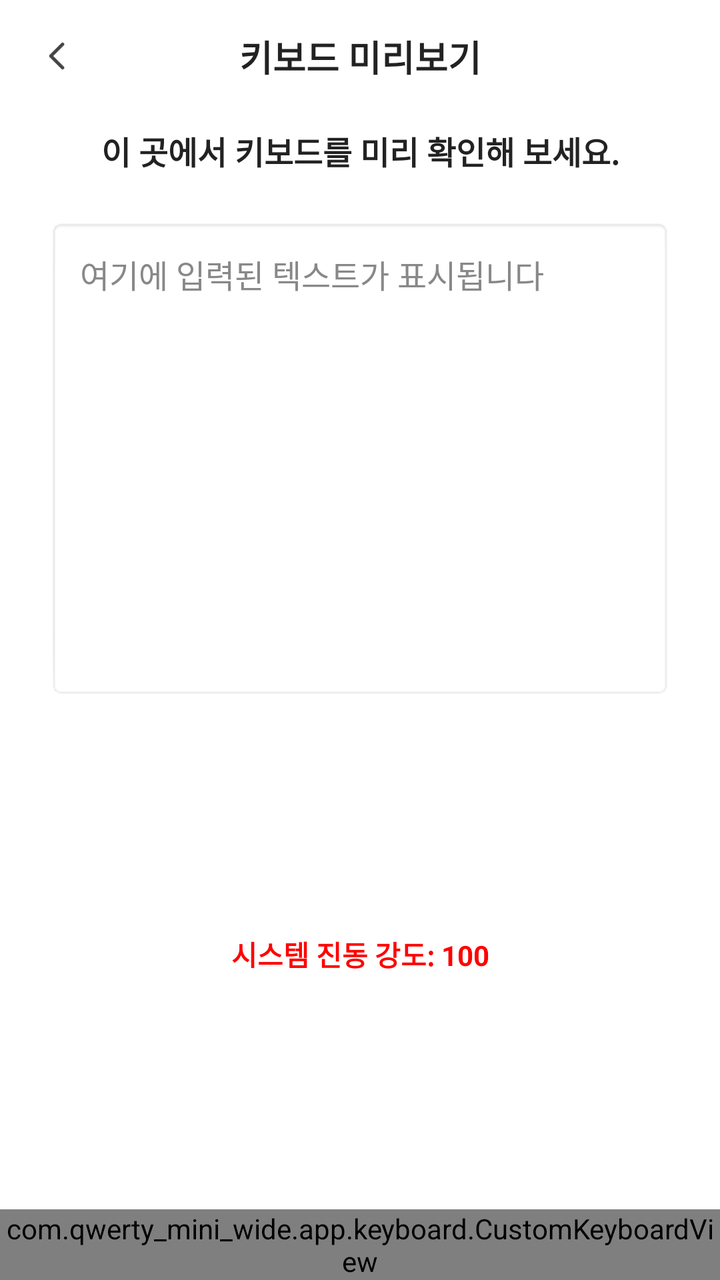
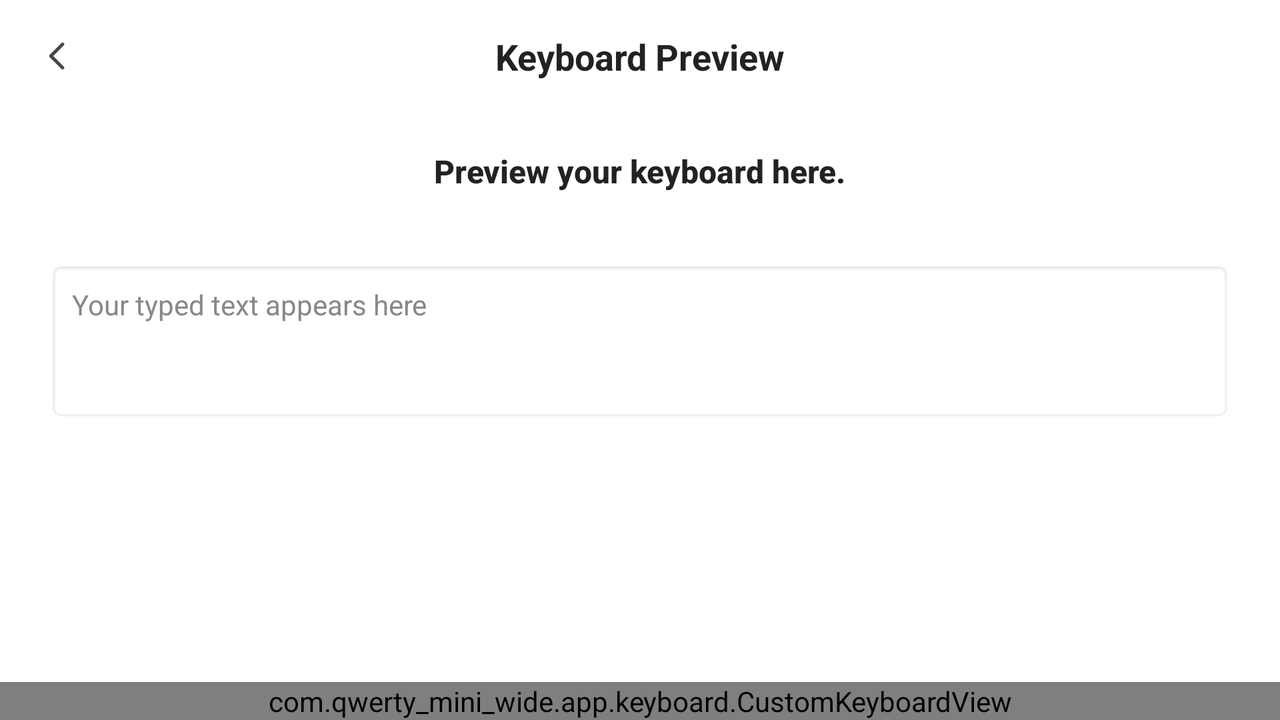

An Android layout and its configuration variant, each rendered on a device that would load it. The default file and the variant file are quoted in full after the pictures.
<!-- AndroidManifest.xml: application theme Theme.QWERTY_mini_wide -->
<!-- res/layout/view_customkeyboard.xml -->
<?xml version="1.0" encoding="utf-8"?>
<androidx.constraintlayout.widget.ConstraintLayout xmlns:android="http://schemas.android.com/apk/res/android"
    xmlns:app="http://schemas.android.com/apk/res-auto"
    xmlns:tools="http://schemas.android.com/tools"
    android:layout_width="match_parent"
    android:layout_height="match_parent"
    android:background="@color/white">

    <TextView
        android:id="@+id/textView"
        android:layout_width="wrap_content"
        android:layout_height="wrap_content"
        android:text="키보드 미리보기"
        android:textColor="@color/textPrimary"
        android:textSize="18sp"
        android:textStyle="bold"
        app:layout_constraintBottom_toBottomOf="@+id/btnBack"
        app:layout_constraintEnd_toEndOf="parent"
        app:layout_constraintStart_toStartOf="parent"
        app:layout_constraintTop_toTopOf="@+id/btnBack" />

    <TextView
        android:id="@+id/textView3"
        android:layout_width="wrap_content"
        android:layout_height="wrap_content"
        android:fontFamily="sans-serif-medium"
        android:text="이 곳에서 키보드를 미리 확인해 보세요."
        android:textColor="@color/textPrimary"
        android:textSize="16sp"
        android:textStyle="bold"
        app:layout_constraintBottom_toTopOf="@+id/inputField"
        app:layout_constraintEnd_toEndOf="parent"
        app:layout_constraintStart_toStartOf="parent"
        app:layout_constraintTop_toBottomOf="@+id/textView" />

    <EditText
        android:id="@+id/inputField"
        android:layout_width="0dp"
        android:layout_height="240dp"
        android:layout_marginStart="24dp"
        android:layout_marginEnd="24dp"
        android:background="@android:drawable/editbox_background"
        android:gravity="top|start"
        android:hint="여기에 입력된 텍스트가 표시됩니다"
        android:inputType="textMultiLine"
        android:padding="16dp"
        android:textColor="@color/textPrimary"
        android:textColorHint="@color/key_text_secondary"
        android:textSize="16sp"
        app:layout_constraintBottom_toTopOf="@+id/vibrationIntensityText"
        app:layout_constraintEnd_toEndOf="parent"
        app:layout_constraintStart_toStartOf="parent"
        app:layout_constraintTop_toTopOf="parent" />
    
    <TextView
        android:id="@+id/vibrationIntensityText"
        android:layout_width="wrap_content"
        android:layout_height="wrap_content"
        android:layout_marginTop="8dp"
        android:layout_marginBottom="8dp"
        android:text="시스템 진동 강도: 100"
        android:textColor="#FF0000"
        android:textSize="14sp"
        android:textStyle="bold"
        app:layout_constraintBottom_toTopOf="@+id/customKeyboard"
        app:layout_constraintEnd_toEndOf="parent"
        app:layout_constraintStart_toStartOf="parent"
        app:layout_constraintTop_toBottomOf="@+id/inputField" />

    <ImageButton
        android:id="@+id/btnBack"
        android:layout_width="24dp"
        android:layout_height="24dp"
        android:layout_marginStart="16dp"
        android:layout_marginTop="16dp"
        android:background="?attr/selectableItemBackgroundBorderless"
        android:contentDescription="@string/back"
        android:scaleType="fitXY"
        android:src="@drawable/ic_arrow_back"
        app:layout_constraintStart_toStartOf="parent"
        app:layout_constraintTop_toTopOf="parent" />

    <com.qwerty_mini_wide.app.keyboard.CustomKeyboardView
        android:id="@+id/customKeyboard"
        android:layout_width="match_parent"
        android:layout_height="wrap_content"
        app:layout_constraintBottom_toBottomOf="parent"
        app:layout_constraintEnd_toEndOf="parent"
        app:layout_constraintStart_toStartOf="parent" />
</androidx.constraintlayout.widget.ConstraintLayout>
<!-- resources referenced by this layout -->
<resources>
  <color name="key_text_secondary">#888888</color>
  <color name="textPrimary">#222222</color>
  <color name="white">#FFFFFFFF</color>
  <!-- drawable ic_arrow_back: png bitmap (drawable, 553 bytes) -->
  <string name="back">뒤로가기</string>
  <style name="Theme.QWERTY_mini_wide" parent="Base.Theme.QWERTY_mini_wide" />
  <style name="Base.Theme.QWERTY_mini_wide" parent="Theme.Material3.DayNight.NoActionBar">
          
          <item name="android:statusBarColor">@color/black</item>
          
          <item name="android:windowLightStatusBar">false</item>
      </style>
  <color name="black">#FF000000</color>
</resources>
<!-- res/layout-land/view_customkeyboard.xml (the repository's variant of the layout above) -->
<!-- drawn on the phone turned sideways -->
<?xml version="1.0" encoding="utf-8"?>
<androidx.constraintlayout.widget.ConstraintLayout xmlns:android="http://schemas.android.com/apk/res/android"
    xmlns:app="http://schemas.android.com/apk/res-auto"
    xmlns:tools="http://schemas.android.com/tools"
    android:layout_width="match_parent"
    android:layout_height="match_parent"
    android:background="@color/white">

    <TextView
        android:id="@+id/textView"
        android:layout_width="wrap_content"
        android:layout_height="wrap_content"
        android:text="Keyboard Preview"
        android:textColor="@color/textPrimary"
        android:textSize="18sp"
        android:textStyle="bold"
        app:layout_constraintBottom_toBottomOf="@+id/btnBack"
        app:layout_constraintEnd_toEndOf="parent"
        app:layout_constraintStart_toStartOf="parent"
        app:layout_constraintTop_toTopOf="@+id/btnBack" />

    <TextView
        android:id="@+id/textView3"
        android:layout_width="wrap_content"
        android:layout_height="wrap_content"
        android:fontFamily="sans-serif-medium"
        android:text="Preview your keyboard here."
        android:textColor="@color/textPrimary"
        android:textSize="16sp"
        android:textStyle="bold"
        app:layout_constraintBottom_toTopOf="@+id/inputField"
        app:layout_constraintEnd_toEndOf="parent"
        app:layout_constraintStart_toStartOf="parent"
        app:layout_constraintTop_toBottomOf="@+id/textView" />

    <EditText
        android:id="@+id/inputField"
        android:layout_width="0dp"
        android:layout_height="80dp"
        android:layout_marginStart="24dp"
        android:layout_marginEnd="24dp"
        android:background="@android:drawable/editbox_background"
        android:gravity="top|start"
        android:hint="Your typed text appears here"
        android:inputType="textMultiLine"
        android:padding="12dp"
        android:textColor="@color/textPrimary"
        android:textColorHint="@color/key_text_secondary"
        android:textSize="14sp"
        app:layout_constraintBottom_toTopOf="@+id/customKeyboard"
        app:layout_constraintEnd_toEndOf="parent"
        app:layout_constraintStart_toStartOf="parent"
        app:layout_constraintTop_toTopOf="parent" />

    <androidx.constraintlayout.widget.Guideline
        android:id="@+id/guideline_center"
        android:layout_width="wrap_content"
        android:layout_height="wrap_content"
        android:orientation="vertical"
        app:layout_constraintGuide_percent="0.5" />

    <ImageButton
        android:id="@+id/btnBack"
        android:layout_width="24dp"
        android:layout_height="24dp"
        android:layout_marginStart="16dp"
        android:layout_marginTop="16dp"
        android:background="?attr/selectableItemBackgroundBorderless"
        android:contentDescription="@string/back"
        android:scaleType="fitXY"
        android:src="@drawable/ic_arrow_back"
        app:layout_constraintStart_toStartOf="parent"
        app:layout_constraintTop_toTopOf="parent" />

    <com.qwerty_mini_wide.app.keyboard.CustomKeyboardView
        android:id="@+id/customKeyboard"
        android:layout_width="match_parent"
        android:layout_height="wrap_content"
        app:layout_constraintBottom_toBottomOf="parent"
        app:layout_constraintEnd_toEndOf="parent"
        app:layout_constraintStart_toStartOf="parent" />
</androidx.constraintlayout.widget.ConstraintLayout>
